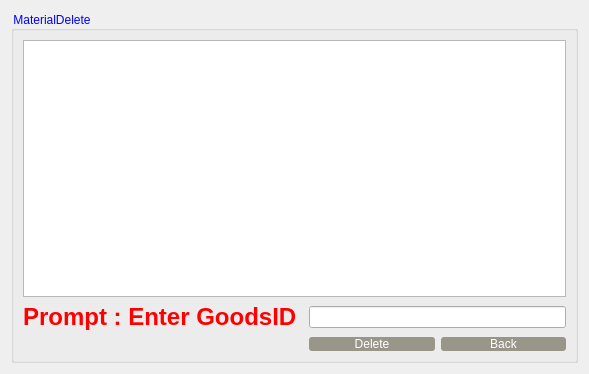
<?xml version="1.0" encoding="UTF-8"?>
<ui version="4.0">
 <class>MaterialDelete</class>
 <widget class="QWidget" name="MaterialDelete">
  <property name="geometry">
   <rect>
    <x>0</x>
    <y>0</y>
    <width>589</width>
    <height>374</height>
   </rect>
  </property>
  <property name="sizePolicy">
   <sizepolicy hsizetype="Expanding" vsizetype="Expanding">
    <horstretch>0</horstretch>
    <verstretch>0</verstretch>
   </sizepolicy>
  </property>
  <property name="windowTitle">
   <string>Form</string>
  </property>
  <layout class="QGridLayout" name="gridLayout_2">
   <item row="0" column="0">
    <widget class="QGroupBox" name="groupBox">
     <property name="styleSheet">
      <string notr="true">color:blue;

font: 75 14pt &quot;Aparajita&quot;;</string>
     </property>
     <property name="title">
      <string>MaterialDelete</string>
     </property>
     <layout class="QGridLayout" name="gridLayout">
      <item row="0" column="0" colspan="2">
       <widget class="QTableView" name="tableView"/>
      </item>
      <item row="1" column="0">
       <widget class="QLabel" name="label">
        <property name="styleSheet">
         <string notr="true">font: 75 10pt &quot;Agency FB&quot;;
color: rgb(0, 0, 0);</string>
        </property>
        <property name="text">
         <string>&lt;html&gt;&lt;head/&gt;&lt;body&gt;&lt;p align=&quot;center&quot;&gt;&lt;span style=&quot; font-size:18pt; font-weight:600; color:#fe0000;&quot;&gt;Prompt : Enter GoodsID &lt;/span&gt;&lt;/p&gt;&lt;/body&gt;&lt;/html&gt;</string>
        </property>
       </widget>
      </item>
      <item row="1" column="1">
       <widget class="QLineEdit" name="GoodsIDlineEdit">
        <property name="whatsThis">
         <string>Enter your GoodsID</string>
        </property>
       </widget>
      </item>
      <item row="2" column="1">
       <layout class="QHBoxLayout" name="horizontalLayout">
        <item>
         <widget class="QPushButton" name="deletepushButton">
          <property name="styleSheet">
           <string notr="true">QPushButton { background-color: rgb(153, 149, 137); border-radius: 3px; color: rgb(255, 255, 255); } QPushButton:hover { background-color: black; }
</string>
          </property>
          <property name="text">
           <string>Delete</string>
          </property>
         </widget>
        </item>
        <item>
         <widget class="QPushButton" name="backpushButton">
          <property name="styleSheet">
           <string notr="true">QPushButton { background-color: rgb(153, 149, 137); border-radius: 3px; color: rgb(255, 255, 255); } QPushButton:hover { background-color: black; }
</string>
          </property>
          <property name="text">
           <string>Back</string>
          </property>
         </widget>
        </item>
       </layout>
      </item>
     </layout>
    </widget>
   </item>
  </layout>
 </widget>
 <resources/>
 <connections/>
</ui>
